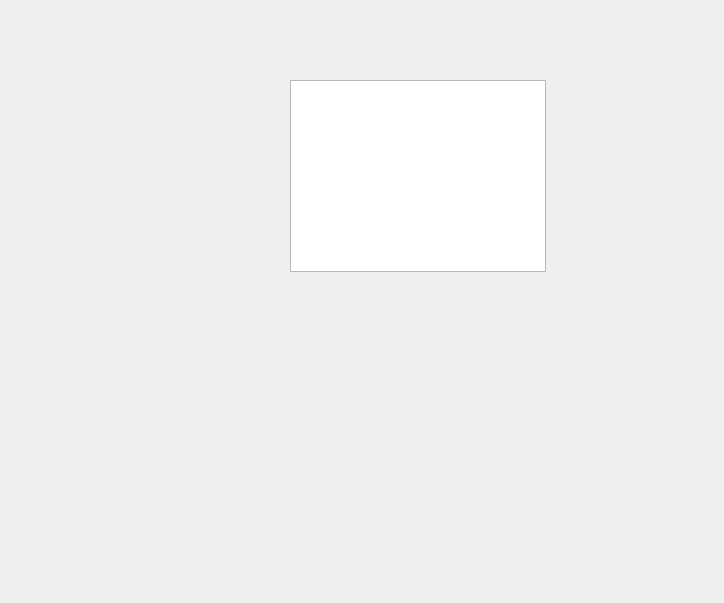
<?xml version="1.0" encoding="UTF-8"?>
<ui version="4.0">
 <class>UserWidget</class>
 <widget class="QDialog" name="UserWidget">
  <property name="geometry">
   <rect>
    <x>0</x>
    <y>0</y>
    <width>724</width>
    <height>603</height>
   </rect>
  </property>
  <property name="windowTitle">
   <string>Dialog</string>
  </property>
  <widget class="QGraphicsView" name="graphicsView">
   <property name="geometry">
    <rect>
     <x>290</x>
     <y>80</y>
     <width>256</width>
     <height>192</height>
    </rect>
   </property>
  </widget>
 </widget>
 <resources/>
 <connections/>
</ui>
